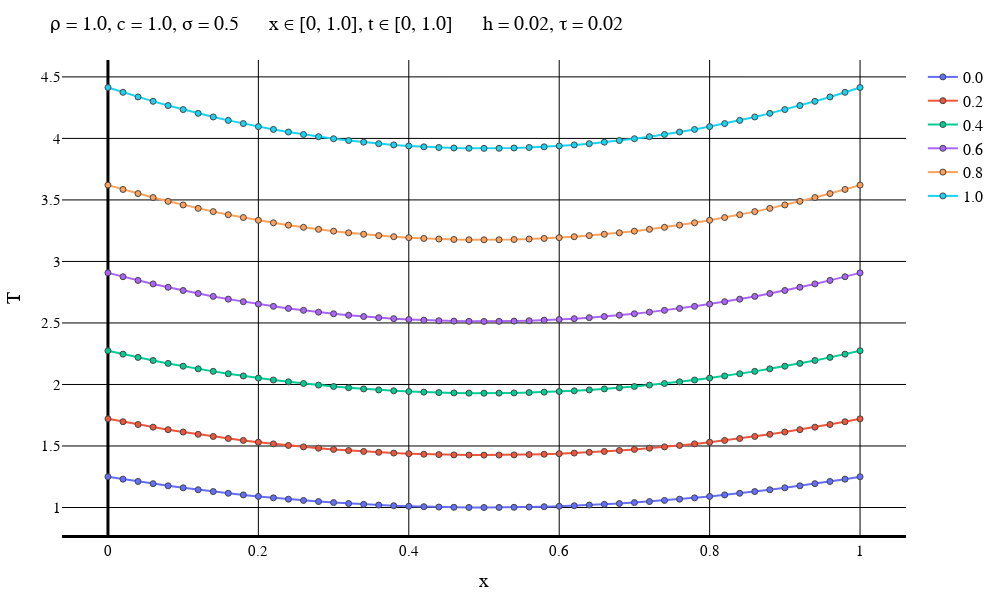

The cell this chart's notebook holds for it:
### Code cell
typeOfScheme = "Symmetric"

solutionFile = "D:\\Calc_Methods_2\\Lab2\\LinearHeatEq\\SecondConds\\$typeOfScheme\\solution$numOfEq.txt"
dataFile = "D:\\Calc_Methods_2\\Lab2\\LinearHeatEq\\SecondConds\\$typeOfScheme\\data$numOfEq.txt"
intervalFile = "D:\\Calc_Methods_2\\Lab2\\LinearHeatEq\\SecondConds\\$typeOfScheme\\interval$numOfEq.txt"

solutionMatrix = readdlm(solutionFile)
dataVec = readdlm(dataFile)
intervalVec = readdlm(intervalFile);

L = dataVec[3]
timeEnd = dataVec[4]
numOfXIntervals = Int(intervalVec[1])
numOfTIntervals = Int(intervalVec[2])
h = L / numOfXIntervals
τ = timeEnd / numOfTIntervals
if default == true
    plotStep = trunc(Int, timeEnd / (defaultStepParam * τ))
    numOfPlots = numOfTIntervals + 1    
else
    plotStep = firstSteps
    numOfPlots = firstPlots
end
println("Шаг графика: $plotStep")
println("Время последнего графика: $((numOfPlots - 1)*τ)")
makePlot(numOfPlots, plotStep, solutionMatrix, dataVec, intervalVec)

### Figure 1 — Plotly figure (JSON) as saved in the notebook; plotly's stock layout.template omitted (floating-point values rounded to 4 significant figures)
{"data": [{"line": {"width": 2}, "marker": {"line": {"width": 1}, "showline": true}, "mode": "lines+markers", "name": "0.0", "type": "scatter", "x": [0, 0.02, 0.04, 0.06, 0.08, 0.1, 0.12, 0.14, 0.16, 0.18, 0.2, 0.22, 0.24, 0.26, 0.28, 0.3, 0.32, 0.34, 0.36, 0.38, 0.4, 0.42, 0.44, 0.46, 0.48, 0.5, 0.52, 0.54, 0.56, 0.58, 0.6, 0.62, 0.64, 0.66, 0.68, 0.7, 0.72, 0.74, 0.76, 0.78, 0.8, 0.82, 0.84, 0.86, 0.88, 0.9, 0.92, 0.94, 0.96, 0.98, 1], "y": [1.25, 1.23, 1.212, 1.194, 1.176, 1.16, 1.144, 1.13, 1.116, 1.102, 1.09, 1.078, 1.068, 1.058, 1.048, 1.04, 1.032, 1.026, 1.02, 1.014, 1.01, 1.006, 1.004, 1.002, 1.0, 1, 1.0, 1.002, 1.004, 1.006, 1.01, 1.014, 1.02, 1.026, 1.032, 1.04, 1.048, 1.058, 1.068, 1.078, 1.09, 1.102, 1.116, 1.13, 1.144, 1.16, 1.176, 1.194, 1.212, 1.23, 1.25]}, {"line": {"width": 2}, "marker": {"line": {"width": 1}, "showline": true}, "mode": "lines+markers", "name": "0.2", "type": "scatter", "x": [0, 0.02, 0.04, 0.06, 0.08, 0.1, 0.12, 0.14, 0.16, 0.18, 0.2, 0.22, 0.24, 0.26, 0.28, 0.3, 0.32, 0.34, 0.36, 0.38, 0.4, 0.42, 0.44, 0.46, 0.48, 0.5, 0.52, 0.54, 0.56, 0.58, 0.6, 0.62, 0.64, 0.66, 0.68, 0.7, 0.72, 0.74, 0.76, 0.78, 0.8, 0.82, 0.84, 0.86, 0.88, 0.9, 0.92, 0.94, 0.96, 0.98, 1], "y": [1.721, 1.697, 1.675, 1.653, 1.633, 1.613, 1.595, 1.577, 1.561, 1.545, 1.531, 1.517, 1.504, 1.493, 1.482, 1.472, 1.463, 1.455, 1.448, 1.442, 1.437, 1.433, 1.43, 1.428, 1.426, 1.426, 1.426, 1.428, 1.43, 1.433, 1.437, 1.442, 1.448, 1.455, 1.463, 1.472, 1.482, 1.493, 1.504, 1.517, 1.531, 1.545, 1.561, 1.577, 1.595, 1.613, 1.633, 1.653, 1.675, 1.697, 1.721]}, {"line": {"width": 2}, "marker": {"line": {"width": 1}, "showline": true}, "mode": "lines+markers", "name": "0.4", "type": "scatter", "x": [0, 0.02, 0.04, 0.06, 0.08, 0.1, 0.12, 0.14, 0.16, 0.18, 0.2, 0.22, 0.24, 0.26, 0.28, 0.3, 0.32, 0.34, 0.36, 0.38, 0.4, 0.42, 0.44, 0.46, 0.48, 0.5, 0.52, 0.54, 0.56, 0.58, 0.6, 0.62, 0.64, 0.66, 0.68, 0.7, 0.72, 0.74, 0.76, 0.78, 0.8, 0.82, 0.84, 0.86, 0.88, 0.9, 0.92, 0.94, 0.96, 0.98, 1], "y": [2.274, 2.246, 2.22, 2.195, 2.171, 2.149, 2.127, 2.107, 2.087, 2.069, 2.052, 2.036, 2.021, 2.008, 1.995, 1.984, 1.973, 1.964, 1.956, 1.949, 1.943, 1.938, 1.934, 1.931, 1.93, 1.929, 1.93, 1.931, 1.934, 1.938, 1.943, 1.949, 1.956, 1.964, 1.973, 1.984, 1.995, 2.008, 2.021, 2.036, 2.052, 2.069, 2.087, 2.107, 2.127, 2.149, 2.171, 2.195, 2.22, 2.246, 2.274]}, {"line": {"width": 2}, "marker": {"line": {"width": 1}, "showline": true}, "mode": "lines+markers", "name": "0.6", "type": "scatter", "x": [0, 0.02, 0.04, 0.06, 0.08, 0.1, 0.12, 0.14, 0.16, 0.18, 0.2, 0.22, 0.24, 0.26, 0.28, 0.3, 0.32, 0.34, 0.36, 0.38, 0.4, 0.42, 0.44, 0.46, 0.48, 0.5, 0.52, 0.54, 0.56, 0.58, 0.6, 0.62, 0.64, 0.66, 0.68, 0.7, 0.72, 0.74, 0.76, 0.78, 0.8, 0.82, 0.84, 0.86, 0.88, 0.9, 0.92, 0.94, 0.96, 0.98, 1], "y": [2.907, 2.876, 2.846, 2.817, 2.79, 2.764, 2.739, 2.716, 2.694, 2.673, 2.653, 2.635, 2.618, 2.602, 2.588, 2.575, 2.563, 2.552, 2.543, 2.535, 2.528, 2.522, 2.518, 2.515, 2.513, 2.512, 2.513, 2.515, 2.518, 2.522, 2.528, 2.535, 2.543, 2.552, 2.563, 2.575, 2.588, 2.602, 2.618, 2.635, 2.653, 2.673, 2.694, 2.716, 2.739, 2.764, 2.79, 2.817, 2.846, 2.876, 2.907]}, {"line": {"width": 2}, "marker": {"line": {"width": 1}, "showline": true}, "mode": "lines+markers", "name": "0.8", "type": "scatter", "x": [0, 0.02, 0.04, 0.06, 0.08, 0.1, 0.12, 0.14, 0.16, 0.18, 0.2, 0.22, 0.24, 0.26, 0.28, 0.3, 0.32, 0.34, 0.36, 0.38, 0.4, 0.42, 0.44, 0.46, 0.48, 0.5, 0.52, 0.54, 0.56, 0.58, 0.6, 0.62, 0.64, 0.66, 0.68, 0.7, 0.72, 0.74, 0.76, 0.78, 0.8, 0.82, 0.84, 0.86, 0.88, 0.9, 0.92, 0.94, 0.96, 0.98, 1], "y": [3.62, 3.585, 3.551, 3.519, 3.488, 3.459, 3.431, 3.405, 3.38, 3.357, 3.335, 3.314, 3.295, 3.277, 3.261, 3.246, 3.233, 3.221, 3.21, 3.201, 3.193, 3.187, 3.182, 3.179, 3.176, 3.176, 3.176, 3.179, 3.182, 3.187, 3.193, 3.201, 3.21, 3.221, 3.233, 3.246, 3.261, 3.277, 3.295, 3.314, 3.335, 3.357, 3.38, 3.405, 3.431, 3.459, 3.488, 3.519, 3.551, 3.585, 3.62]}, {"line": {"width": 2}, "marker": {"line": {"width": 1}, "showline": true}, "mode": "lines+markers", "name": "1.0", "type": "scatter", "x": [0, 0.02, 0.04, 0.06, 0.08, 0.1, 0.12, 0.14, 0.16, 0.18, 0.2, 0.22, 0.24, 0.26, 0.28, 0.3, 0.32, 0.34, 0.36, 0.38, 0.4, 0.42, 0.44, 0.46, 0.48, 0.5, 0.52, 0.54, 0.56, 0.58, 0.6, 0.62, 0.64, 0.66, 0.68, 0.7, 0.72, 0.74, 0.76, 0.78, 0.8, 0.82, 0.84, 0.86, 0.88, 0.9, 0.92, 0.94, 0.96, 0.98, 1], "y": [4.414, 4.375, 4.337, 4.301, 4.267, 4.234, 4.204, 4.174, 4.147, 4.12, 4.096, 4.073, 4.052, 4.032, 4.014, 3.998, 3.983, 3.969, 3.957, 3.947, 3.939, 3.932, 3.926, 3.922, 3.92, 3.919, 3.92, 3.922, 3.926, 3.932, 3.939, 3.947, 3.957, 3.969, 3.983, 3.998, 4.014, 4.032, 4.052, 4.073, 4.096, 4.12, 4.147, 4.174, 4.204, 4.234, 4.267, 4.301, 4.337, 4.375, 4.414]}], "layout": {"coloraxis": {"outlinecolor": "black"}, "font": {"color": "black", "family": "Time New Roman"}, "height": 600, "legend": {"font": {"size": 16}}, "margin": {"b": 50, "l": 50, "r": 50, "t": 60}, "paper_bgcolor": "white", "plot_bgcolor": "white", "title": {"autosize": false, "font": {"color": "black", "family": "Times New Roman", "size": 20}, "paper_bgcolor": "red", "text": "ρ = 1.0, c = 1.0, σ = 0.5      x ∈ [0, 1.0], t ∈ [0, 1.0]      h = 0.02, τ = 0.02"}, "width": 1000, "xaxis": {"color": "black", "gridcolor": "black", "gridwidth": 1, "linecolor": "black", "linewidth": 3, "tickfont": {"size": 15}, "title": {"font": {"color": "black", "family": "Times New Roman", "size": 20}, "text": "x"}, "zerolinecolor": "black", "zerolinewidth": 3}, "yaxis": {"exponentformat": "power", "gridcolor": "black", "gridwidth": 1, "tickfont": {"size": 15}, "title": {"font": {"color": "black", "family": "Times New Roman", "size": 20}, "text": "T"}, "zerolinecolor": "black"}}}
